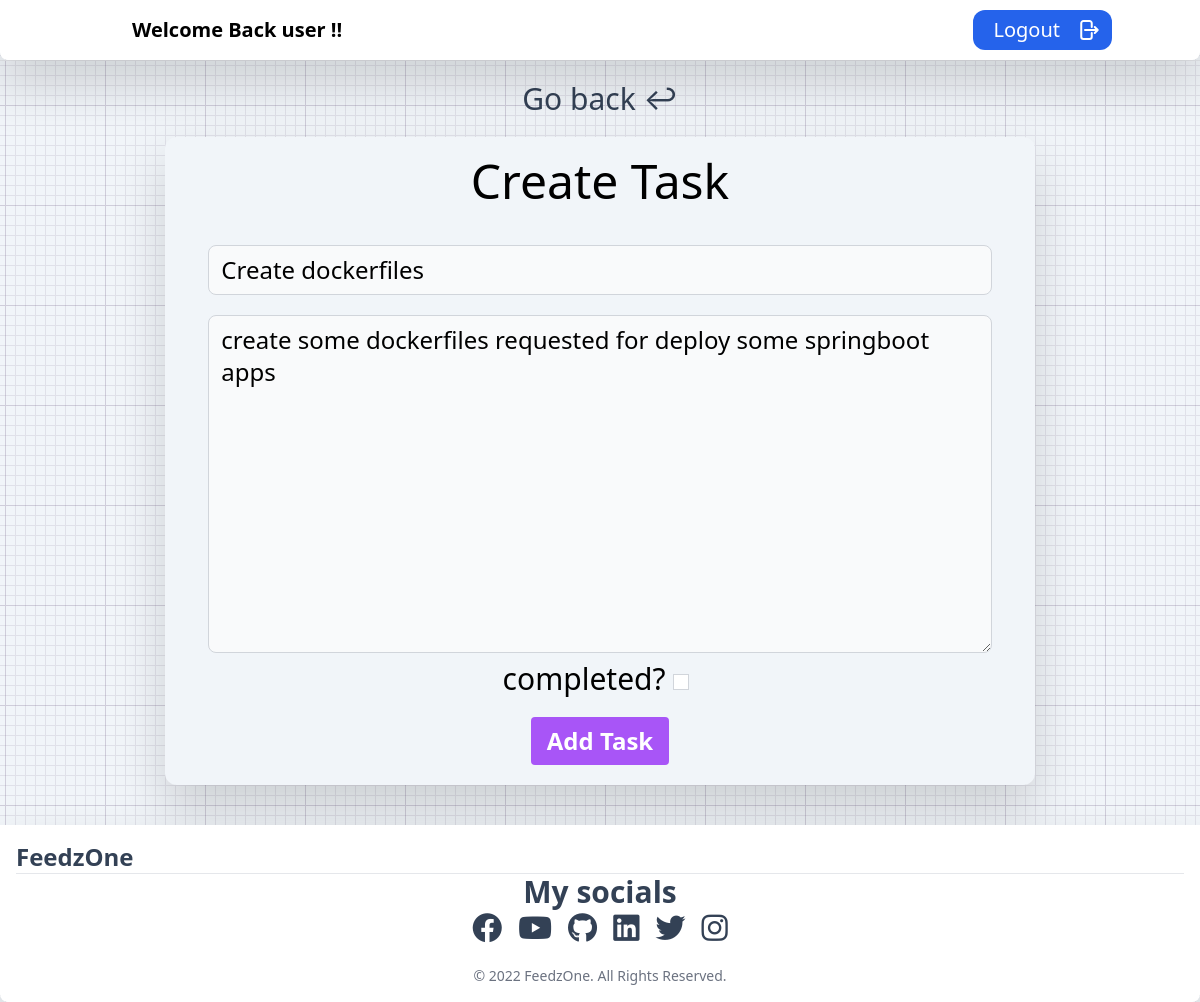
Screenshot of /task-update/25 (signed in) with the database file from the repository.
### base/models.py (models this page shows, shortened)
class Task(models.Model):
    user = models.ForeignKey(User, on_delete=models.CASCADE, null=True, blank=True)
    title = models.CharField(max_length=200)
    description = models.TextField(null=True, blank=True)
    complete = models.BooleanField(default=False)
    created = models.DateTimeField(auto_now_add=True)
    class Meta:
        ordering = ['complete']

### base/views.py (the view)
# urls.py: path('task-update/<int:pk>', TaskUpdate.as_view(), name='task-update'),
class TaskUpdate(LoginRequiredMixin, UpdateView):
    model = Task
    form_class = TaskUpdate
    success_url = reverse_lazy('tasks')

### base/templates/base/task_form.html (shortened to what this page needs)
{% extends 'layout.html' %}
{% block content %}
<div class="mt-5 mb-5">
    <a class="text-3xl dark:text-white text-slate-700" href="{% url 'tasks' %}">Go back &#x21a9</a>
</div>
    <div class="container mx-auto bg-slate-100 dark:bg-slate-700 w-[90%] sm:w-[85%] md-w-[70%] xl:w-[60%] dark:text-white rounded-xl drop-shadow-2xl">
        <h1 class="text-5xl pt-5">Create Task</h1>
        <form method='POST' class="max-w-[90%] justify-center mx-auto pt-5 text-3xl">
            {{ form.as_p }}
            <button class="bg-purple-500 hover:bg-purple-700 text-white font-bold py-2 px-4 rounded text-2xl mt-5 mb-5">
                Add Task
            </button>
        </form>
    </div>
{% endblock %}

### base/templates/layout.html (shortened to what this page needs)
{% load tailwind_tags %}
{% load static %}
<!DOCTYPE html>
<html lang="en">
<head>
    <link rel="stylesheet" href="https://cdnjs.cloudflare.com/ajax/libs/font-awesome/6.2.0/css/all.min.css"
>
    <link rel="stylesheet" href="/theme/static/css/main.css">
    {% tailwind_css %}
</head>
<body class="bg text-center bg-slate-100 dark:bg-slate-800 w-full h-full">
    {% if request.user.is_authenticated %}
    <header>
    <nav class="bg-white border-gray-200 px-2 sm:px-4 py-2.5 rounded-b-lg dark:bg-gray-900 drop-shadow-2xl">
        <div class="container flex flex-wrap items-center justify-between mx-auto">
        <a href="" class="flex items-center">
            <span class="self-center text-xl font-semibold whitespace-nowrap dark:text-white">Welcome Back {{ request.user}} !!</span>
        </a>
        <div class="flex md:order-2">
            <button class="group h-10 pl-5 flex items-center space-x-4 bg-blue-600 rounded-xl">
                <a href="{% url 'logout' %}" class="text-xl text-white">Logout</a>
                <div class="flex items-center">
                </div>
            </button>
        </div>
        </div>
      </nav>
    </header>
    {% endif %}
    <hr>
    <main class="min-h-screen">
        <div class="container mx-auto pb-10 w-[95%]">
            {% block content %}
            {% endblock %}
        </div>
    </main>
<footer class="p-4 bg-white border-gray-200 px-2 sm:px-4 rounded-b-lg dark:bg-gray-900 drop-shadow-2xl inset-x-0 bottom-0 mt-10 text-slate-700 dark:text-white">
    <div class="sm:flex sm:items-center sm:justify-between">
        <a href="https://FeedzOne.com/" class="flex items-center mb-4 sm:mb-0">
            <span class="self-center text-2xl font-semibold whitespace-nowrap dark:text-white">FeedzOne</span>
        </a>
    </div>
    <hr class="my-6 border-gray-200 sm:mx-auto dark:border-gray-700 lg:my-8">
    <div class="contaner mx-auto w-[50vw] mb-5">
      <h2 class="text-3xl font-bold mb-4 text-center">My socials</h2>
            <ul class="flex space-x-2 text-3xl space-x-4 justify-center">
              <li>
                <a href="https://www.facebook.com/feedzonetv" target="_blank" rel="noopener noreferrer">
                  <i class="fa-brands fa-facebook"></i>
                </a>
              </li>
              <li>
                <a href="https://www.youtube.com/channel/UCR49N6zJwTKV_KLA3upVVpQ" target="_blank" rel="noopener noreferrer">
                  <i class="fa-brands fa-youtube"></i>
                </a>
              </li>
              <li>
                <a href="https://github.com/FeedzOne" target="_blank" rel="noopener noreferrer">
                  <i class="fa-brands fa-github hover:opacity-80"></i>
                </a>
              </li>
              <li>
                <a href="https://www.linkedin.com/in/erick-miguel-paredes-ortega/" target="_blank" rel="noopener noreferrer">
                  <i class="fa-brands fa-linkedin"></i>
                </a>
              </li>
              <li>
                <a href="https://twitter.com/FeedzOneTV" target="_blank" rel="noopener noreferrer">
                  <i class="fa-brands fa-twitter"></i>
                </a>
              </li>
              <li>
                <a href="https://www.instagram.com/feedzonetv/" target="_blank" rel="noopener noreferrer">
                  <i class="fa-brands fa-instagram"></i>
                </a>
              </li>
            </ul>
    </div>
    <span class="block text-sm text-gray-500 text-center dark:text-gray-400">&#169; 2022 <a href="https://FeedzOne.com/" class="hover:underline">FeedzOne</a>. All Rights Reserved.
    </span>
  </footer>
</body>
</html>

### rows the page displays
Task: title "Create dockerfiles", description "create some dockerfiles requested for deploy some springboot apps"

### other values shown
{{ request.user }} "user"
